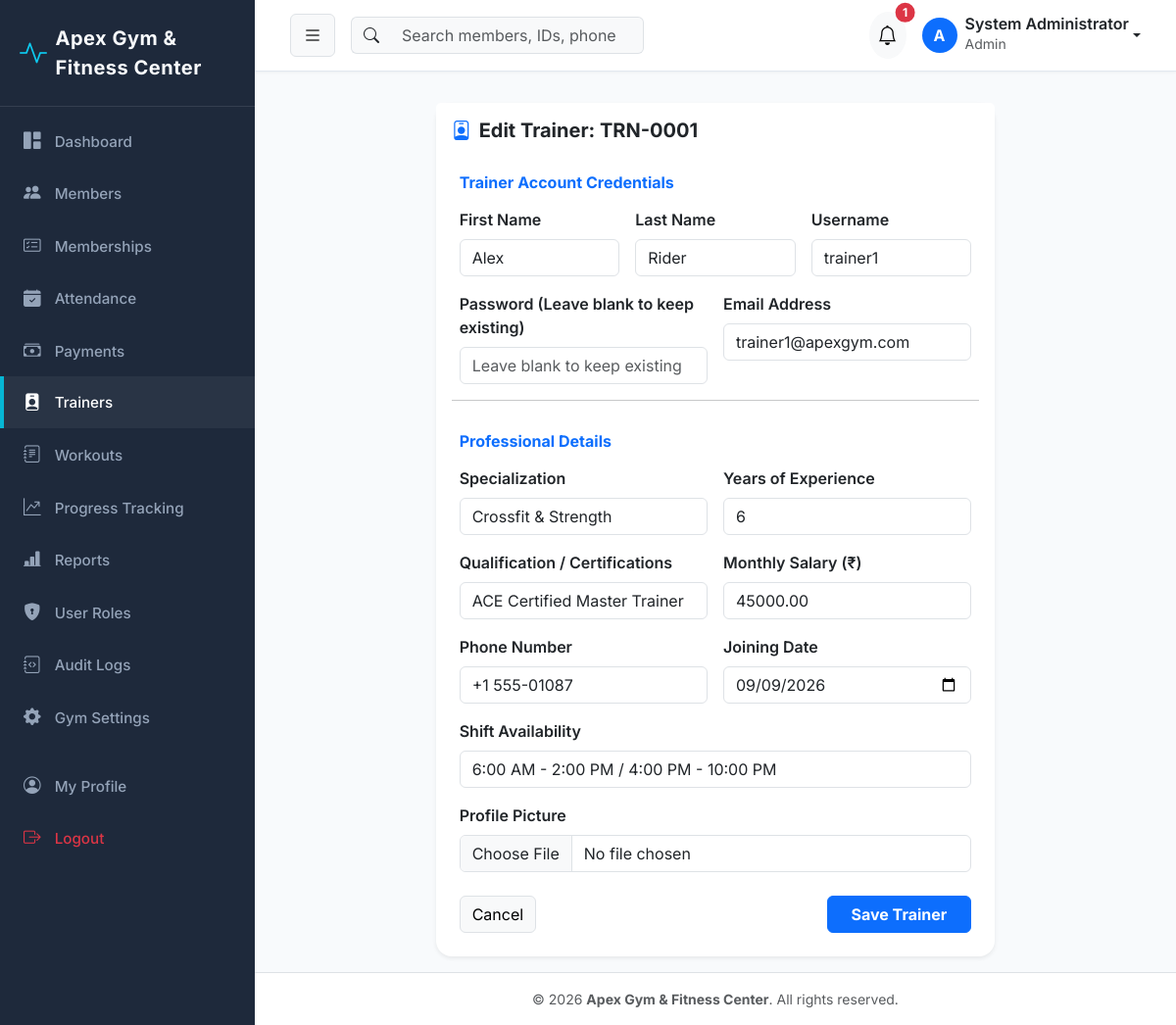
The app's page /trainers/1/edit/ (signed in) with its own data.
### gym_settings/models.py (models this page shows, shortened)
class GymSetting(models.Model):
    name = models.CharField(max_length=150, default='Apex Gym & Fitness Center')
    logo = models.ImageField(upload_to='gym_logo/', blank=True, null=True)
    address = models.TextField(default='123 Fitness Avenue, Tech District, City Center')
    phone = models.CharField(max_length=20, default='+1 (555) 019-2834')
    email = models.EmailField(default='contact@apexgym.com')
    opening_time = models.TimeField(default=time(6, 0))
    closing_time = models.TimeField(default=time(22, 0))
    currency = models.CharField(max_length=10, default='₹')
    tax_percentage = models.DecimalField(max_digits=5, decimal_places=2, default=18.00)
    updated_at = models.DateTimeField(auto_now=True)
    @classmethod
    def get_settings(cls):
        obj, created = cls.objects.get_or_create(pk=1)
        return obj

### accounts/models.py (models this page shows, shortened)
class User(AbstractUser):
    class Role(models.TextChoices):
        ADMIN = 'ADMIN', 'Admin'
        STAFF = 'STAFF', 'Staff'
        TRAINER = 'TRAINER', 'Trainer'
        MEMBER = 'MEMBER', 'Member'
    role = models.CharField(
        max_length=20,
        choices=Role.choices,
        default=Role.MEMBER,
        help_text='Role for role-based access control'
    )
    phone = models.CharField(max_length=20, blank=True, null=True)
    profile_picture = models.ImageField(upload_to='profiles/', blank=True, null=True)
    created_at = models.DateTimeField(auto_now_add=True)
    updated_at = models.DateTimeField(auto_now=True)
    @property
    def is_admin(self):
        return self.role == self.Role.ADMIN or self.is_superuser
    def get_full_name_or_username(self):
        full = f"{self.first_name} {self.last_name}".strip()
        return full if full else self.username

### trainers/models.py (models this page shows, shortened)
class Trainer(models.Model):
    trainer_id = models.CharField(max_length=20, unique=True, editable=False)
    user = models.OneToOneField(
        settings.AUTH_USER_MODEL,
        on_delete=models.CASCADE,
        related_name='trainer_profile'
    )
    specialization = models.CharField(max_length=100)
    experience = models.PositiveIntegerField(help_text='Years of experience')
    qualification = models.CharField(max_length=150)
    salary = models.DecimalField(max_digits=10, decimal_places=2)
    joining_date = models.DateField(default=timezone.now)
    phone = models.CharField(max_length=20)
    email = models.EmailField()
    availability = models.CharField(max_length=100, default='6:00 AM - 2:00 PM / 4:00 PM - 10:00 PM')
    profile_picture = models.ImageField(upload_to='trainers/', blank=True, null=True)
    created_at = models.DateTimeField(auto_now_add=True)
    updated_at = models.DateTimeField(auto_now=True)

### trainers/views.py (the view)
# urls.py: path('<int:pk>/edit/', views.trainer_edit_view, name='edit'),
@login_required
def trainer_edit_view(request, pk):
    if not request.user.is_admin:
        messages.error(request, "Access denied.")
        return redirect('trainers:list')
    trainer = get_object_or_404(Trainer, pk=pk)
    if request.method == 'POST':
        form = TrainerForm(request.POST, request.FILES, instance=trainer)
        if form.is_valid():
            user = trainer.user
            user.first_name = form.cleaned_data['first_name']
            user.last_name = form.cleaned_data['last_name']
            user.email = form.cleaned_data['email']
            user.phone = form.cleaned_data['phone']
            password = form.cleaned_data.get('password')
            if password:
                user.set_password(password)
            user.save()
            form.save()
            messages.success(request, f"Trainer {trainer.trainer_id} updated successfully!")
            return redirect('trainers:detail', pk=trainer.pk)
    else:
        initial_data = {
            'first_name': trainer.user.first_name,
            'last_name': trainer.user.last_name,
            'username': trainer.user.username,
        }
        form = TrainerForm(instance=trainer, initial=initial_data)
    return render(request, 'trainers/trainer_form.html', {'form': form, 'title': f"Edit Trainer: {trainer.trainer_id}", 'trainer': trainer})

### templates/trainers/trainer_form.html (shortened to what this page needs)
{% extends "base.html" %}
{% block content %}
<div class="container py-3">
    <div class="row justify-content-center">
        <div class="col-md-8">
            <div class="card border-0 shadow-sm rounded-4">
                <div class="card-header bg-white border-0 py-3">
                    <h5 class="fw-bold mb-0"><i class="bi bi-person-badge text-primary me-2"></i>{{ title }}</h5>
                </div>
                <div class="card-body p-4">
                    <form method="POST" enctype="multipart/form-data">
                        <div class="row g-3">
                            <h6 class="fw-bold text-primary mb-0 mt-2">Trainer Account Credentials</h6>
                            <div class="col-md-4">
                                <label class="form-label fw-semibold">First Name</label>
                                {{ form.first_name }}
                            </div>
                            <div class="col-md-4">
                                <label class="form-label fw-semibold">Last Name</label>
                                {{ form.last_name }}
                            </div>
                            <div class="col-md-4">
                                <label class="form-label fw-semibold">Username</label>
                                {{ form.username }}
                            </div>
                            <div class="col-md-6">
                                <label class="form-label fw-semibold">Password {% if trainer %}(Leave blank to keep existing){% endif %}</label>
                                {{ form.password }}
                            </div>
                            <div class="col-md-6">
                                <label class="form-label fw-semibold">Email Address</label>
                                {{ form.email }}
                            </div>
                            <hr class="my-3">
                            <h6 class="fw-bold text-primary mb-0">Professional Details</h6>
                            <div class="col-md-6">
                                <label class="form-label fw-semibold">Specialization</label>
                                {{ form.specialization }}
                            </div>
                            <div class="col-md-6">
                                <label class="form-label fw-semibold">Years of Experience</label>
                                {{ form.experience }}
                            </div>
                            <div class="col-md-6">
                                <label class="form-label fw-semibold">Qualification / Certifications</label>
                                {{ form.qualification }}
                            </div>
                            <div class="col-md-6">
                                <label class="form-label fw-semibold">Monthly Salary (₹)</label>
                                {{ form.salary }}
                            </div>
                            <div class="col-md-6">
                                <label class="form-label fw-semibold">Phone Number</label>
                                {{ form.phone }}
                            </div>
                            <div class="col-md-6">
                                <label class="form-label fw-semibold">Joining Date</label>
                                {{ form.joining_date }}
                            </div>
                            <div class="col-md-12">
                                <label class="form-label fw-semibold">Shift Availability</label>
                                {{ form.availability }}
                            </div>
                            <div class="col-md-12">
                                <label class="form-label fw-semibold">Profile Picture</label>
                                {{ form.profile_picture }}
                            </div>
                        </div>
                        <div class="d-flex justify-content-between mt-4">
                            <a href="{% url 'trainers:list' %}" class="btn btn-light border">Cancel</a>
                            <button type="submit" class="btn btn-primary fw-bold px-4">Save Trainer</button>
                        </div>
                    </form>
                </div>
            </div>
        </div>
    </div>
</div>
{% endblock %}

### templates/base.html (shortened to what this page needs)
<!DOCTYPE html>
<html lang="en">
<head>
    <link href="https://cdn.jsdelivr.net/npm/bootstrap@5.3.2/dist/css/bootstrap.min.css" rel="stylesheet">
    <link href="https://cdn.jsdelivr.net/npm/bootstrap-icons@1.11.1/font/bootstrap-icons.css" rel="stylesheet">
    {% load static %}
    <link rel="stylesheet" href="{% static 'css/custom.css' %}">
</head>
<body>
    <div id="wrapper">
        {% if user.is_authenticated %}
        <aside id="sidebar-wrapper">
            <div class="sidebar-heading d-flex align-items-center">
                <i class="bi bi-activity text-info me-2 fs-3"></i>
                <span class="fw-bold">{{ gym_info.name|default:"Apex Fitness" }}</span>
            </div>
            <div class="list-group list-group-flush py-2">
                <a href="{% url 'dashboard:index' %}" class="list-group-item {% if request.resolver_match.app_name == 'dashboard' %}active{% endif %}">
                    <i class="bi bi-grid-1x2-fill"></i> Dashboard
                </a>
                {% if user.is_admin or user.is_staff_user %}
                <a href="{% url 'members:list' %}" class="list-group-item {% if request.resolver_match.app_name == 'members' %}active{% endif %}">
                    <i class="bi bi-people-fill"></i> Members
                </a>
                <a href="{% url 'memberships:subscription_list' %}" class="list-group-item {% if request.resolver_match.app_name == 'memberships' %}active{% endif %}">
                    <i class="bi bi-card-checklist"></i> Memberships
                </a>
                <a href="{% url 'attendance:list' %}" class="list-group-item {% if request.resolver_match.app_name == 'attendance' %}active{% endif %}">
                    <i class="bi bi-calendar-check-fill"></i> Attendance
                </a>
                <a href="{% url 'payments:list' %}" class="list-group-item {% if request.resolver_match.app_name == 'payments' %}active{% endif %}">
                    <i class="bi bi-cash-stack"></i> Payments
                </a>
                <a href="{% url 'trainers:list' %}" class="list-group-item {% if request.resolver_match.app_name == 'trainers' %}active{% endif %}">
                    <i class="bi bi-person-badge-fill"></i> Trainers
                </a>
                {% endif %}
                <a href="{% url 'workouts:list' %}" class="list-group-item {% if request.resolver_match.app_name == 'workouts' and request.resolver_match.url_name != 'progress' %}active{% endif %}">
                    <i class="bi bi-journal-text"></i> Workouts
                </a>
                <a href="{% url 'workouts:progress' %}" class="list-group-item {% if request.resolver_match.url_name == 'progress' %}active{% endif %}">
                    <i class="bi bi-graph-up-arrow"></i> Progress Tracking
                </a>
                {% if user.is_admin or user.is_staff_user %}
                <a href="{% url 'reports:index' %}" class="list-group-item {% if request.resolver_match.app_name == 'reports' %}active{% endif %}">
                    <i class="bi bi-bar-chart-line-fill"></i> Reports
                </a>
                {% endif %}
                {% if user.is_admin %}
                <a href="{% url 'accounts:user_list' %}" class="list-group-item {% if request.resolver_match.url_name == 'user_list' %}active{% endif %}">
                    <i class="bi bi-shield-lock-fill"></i> User Roles
                </a>
                <a href="{% url 'audit_logs:list' %}" class="list-group-item {% if request.resolver_match.app_name == 'audit_logs' %}active{% endif %}">
                    <i class="bi bi-journal-code"></i> Audit Logs
                </a>
                <a href="{% url 'gym_settings:index' %}" class="list-group-item {% if request.resolver_match.app_name == 'gym_settings' %}active{% endif %}">
                    <i class="bi bi-gear-fill"></i> Gym Settings
                </a>
                {% endif %}
                <a href="{% url 'accounts:profile' %}" class="list-group-item mt-3 {% if request.resolver_match.url_name == 'profile' %}active{% endif %}">
                    <i class="bi bi-person-circle"></i> My Profile
                </a>
                <a href="{% url 'accounts:logout' %}" class="list-group-item text-danger">
                    <i class="bi bi-box-arrow-right"></i> Logout
                </a>
            </div>
        </aside>
        {% endif %}
        <div id="page-content-wrapper">
            {% if user.is_authenticated %}
            <nav class="navbar navbar-expand-lg top-navbar">
                <div class="container-fluid">
                    <button class="btn btn-light border" id="sidebarToggle">
                        <i class="bi bi-list fs-5"></i>
                    </button>
                    <form class="d-none d-md-flex ms-3 me-auto" action="{% url 'members:list' %}" method="GET">
                        <div class="input-group">
                            <span class="input-group-text bg-light border-end-0"><i class="bi bi-search"></i></span>
                            <input class="form-control bg-light border-start-0" type="search" name="q" placeholder="Search members, IDs, phone..." aria-label="Search">
                        </div>
                    </form>
                    <div class="d-flex align-items-center ms-auto">
                        <div class="dropdown me-3">
                            <button class="btn btn-light position-relative rounded-circle p-2" type="button" data-bs-toggle="dropdown">
                                <i class="bi bi-bell fs-5"></i>
                                {% if unread_notifications_count > 0 %}
                                <span class="position-absolute top-0 start-100 translate-middle badge rounded-pill bg-danger">
                                    {{ unread_notifications_count }}
                                </span>
                                {% endif %}
                            </button>
                        </div>
                        <div class="dropdown">
                            <a class="d-flex align-items-center text-decoration-none dropdown-toggle text-dark" href="#" data-bs-toggle="dropdown">
                                <div class="bg-primary text-white rounded-circle d-flex align-items-center justify-content-center me-2 fw-bold" style="width: 36px; height: 36px;">
                                    {{ user.username|slice:":1"|upper }}
                                </div>
                                <div class="d-none d-sm-block text-start">
                                    <div class="fw-semibold lh-1">{{ user.get_full_name_or_username }}</div>
                                    <small class="text-muted">{{ user.get_role_display }}</small>
                                </div>
                            </a>
                        </div>
                    </div>
                </div>
            </nav>
            {% endif %}
            <div class="container-fluid pt-3 px-4">
                {% block content %}{% endblock %}
            </div>
            <footer class="mt-auto py-3 bg-white border-top text-center text-muted small">
                <div class="container">
                    &copy; {% now "Y" %} <strong>{{ gym_info.name|default:"Apex Gym & Fitness Center" }}</strong>. All rights reserved.
                </div>
            </footer>
        </div>
    </div>
</body>
</html>

### records on screen
GymSetting: name "Apex Gym & Fitness Center"
User: username "A", get_full_name_or_username "System Administrator", role "Admin"
User: first_name "Alex", last_name "Rider", username "trainer1"
Trainer: email "trainer1@apexgym.com", specialization "Crossfit & Strength", experience "6", qualification "ACE Certified Master Trainer", salary "45000.00", phone "+1 555-01087", joining_date "09/09/2026", availability "6:00 AM - 2:00 PM / 4:00 PM - 10:00 PM"

### other values on screen
{{ unread_notifications_count }} "1"
{{ title }} "Edit Trainer: TRN-0001"
